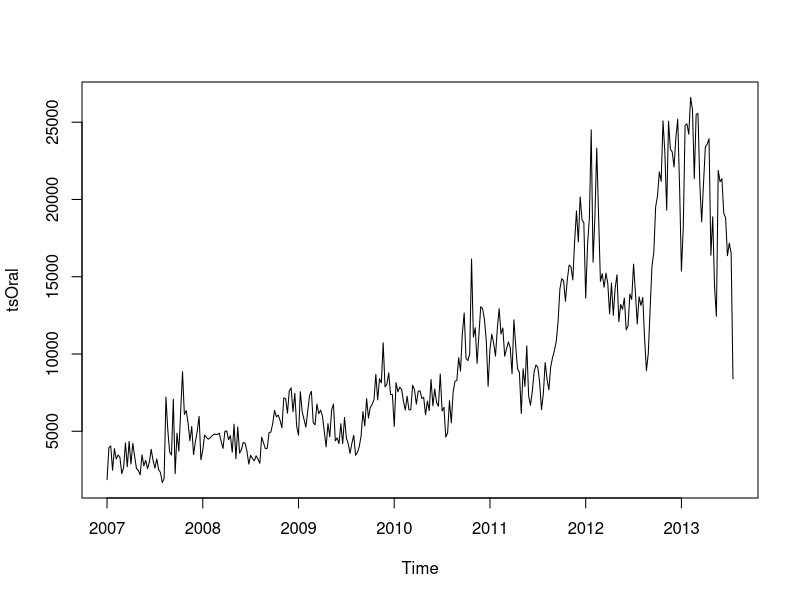
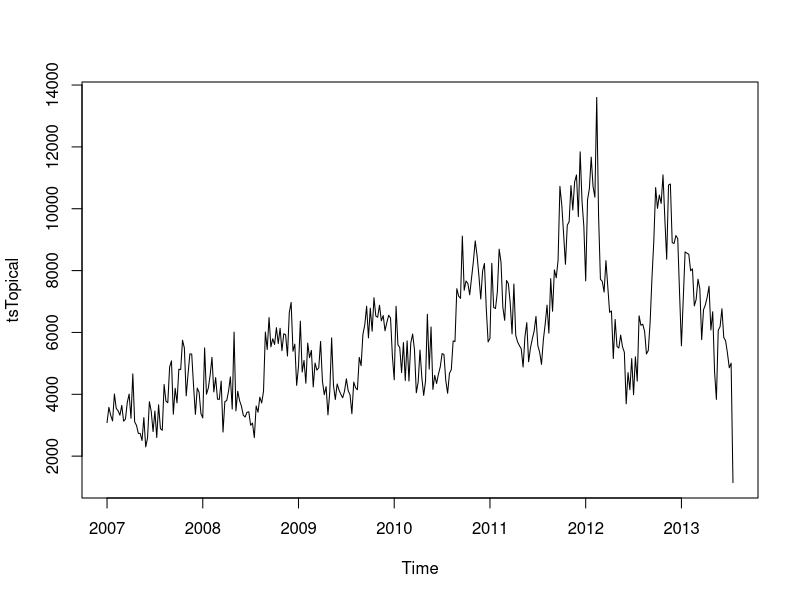
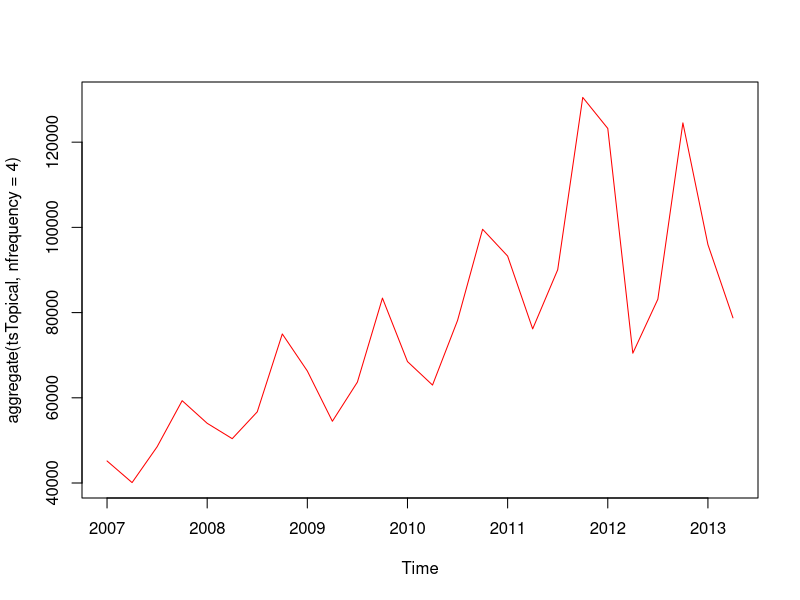
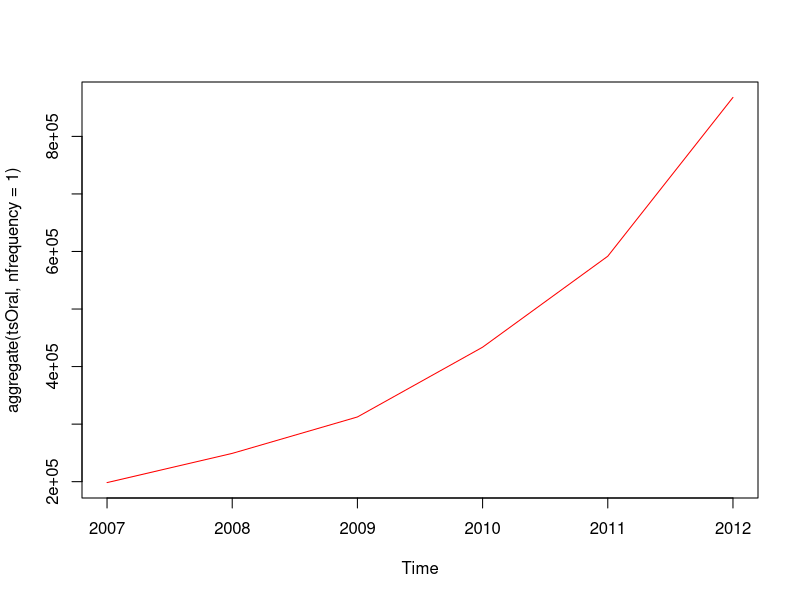

Write R code to recreate these figures, in order. (Note: this script raises an error after producing the figures.)
## ---- chunk 1
knitr::opts_chunk$set(eval=F, echo=F)
solution <- FALSE

## ---- chunk 2
scabies<-read.csv2(file="RawdataScabiesDrugs.csv")
## ---- chunk 3
tsOral=ts(scabies$O, frequency = 52, start=c(2007,1))
## ---- chunk 4
tsTopical=ts(scabies$T, frequency = 52, start=c(2007,1))
## ---- chunk 5
plot(tsOral,type="l")
plot(tsTopical,type="l")
## ---- chunk 6

plot(aggregate(tsTopical, nfrequency = 4), col="red")
plot(aggregate(tsOral, nfrequency = 1), col="red")

## ---- chunk 7
plot(ma(tsOral, order = 4))
## ---- chunk 8
decO=decompose(tsOral)
decT=decompose(tsTopic)
## ---- chunk 9
decOs=stl(tsOral, s.window="periodic")
decTs=stl(tsTopic, s.window="periodic")
## ---- chunk 10
fitO=auto.arima(tsOral, trace=T)
fitT=auto.arima(tsTopic, trace=T)
## ---- chunk 11
plot(forecast(fitO, h=52))
plot(forecast(fitT, h=52))
## ---- chunk 12
ILI=read.csv2(file = "ILIData.csv")

plot(decompose(tsILI))

plot(stl(tsILI, s.window="periodic"))
